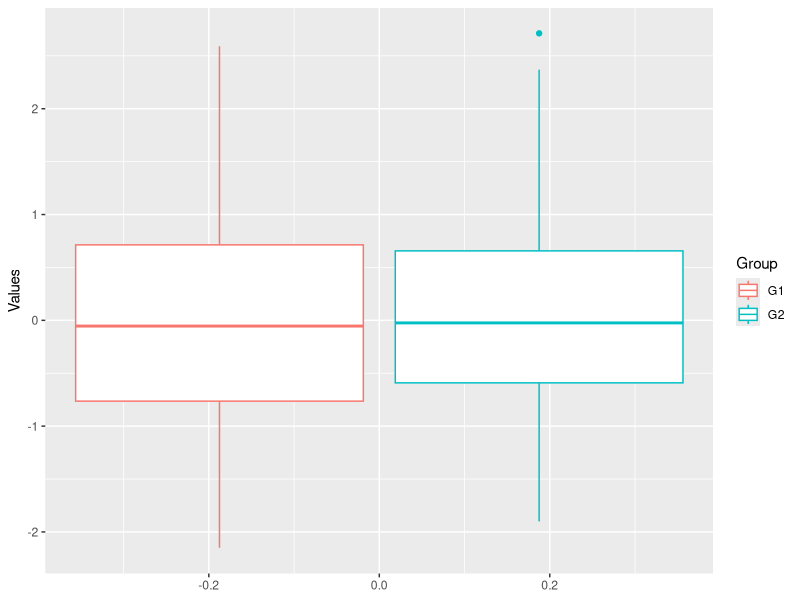
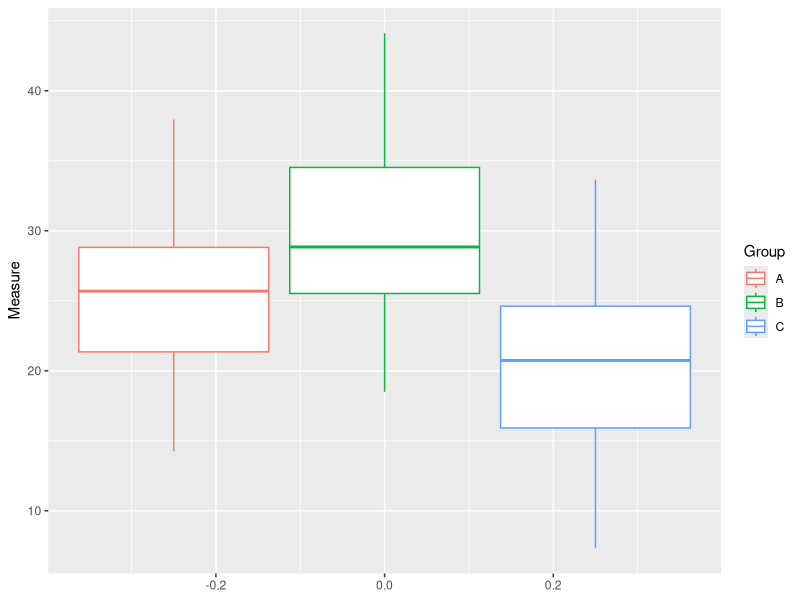

These charts were generated, in order, by the following R code:

# title: Statistical tests
# author: Audrey Baguette (Workshop Lead)
# based on material by Alex Diaz-Papkovich and Adrien Osakwe
# date:  2025-09-09
library(tidyverse)

############################
# Two-samples t-test
############################
# 1- First, we create two random samples from Normal distributions
set.seed(20221011) # Seed for reproducibility
n <- 100 # Sample size

mu1 <- 0 # Mean of sample 1
mu2 <- 0.1 # Mean of sample 2

sd1 <- 1 # Standard deviation 1
sd2 <- 1 # Standard deviation 2

# Generate two samples of of size n of normally-distributed data.
# Sample x1 has a mean of mu1 and standard deviation sd1
# Sample x2 has a mean of mu2 and standard deviation sd2
x1 <- rnorm(n, mu1, sd1)
x2 <- rnorm(n, mu2, sd2)

# 2- We can take a look at the data with boxplots
x_df <- data.frame(Values = c(x1,x2),
                   Group = c(rep('G1',n),rep('G2',n)))
ggplot(x_df) + geom_boxplot(aes(y = Values, color = Group))

# 3- t-test
t.test(x1, x2)

# 4- The result of the test is influenced by the sample size
x3 <- rnorm(10000, mu1, sd1)
x4 <- rnorm(10000, mu2, sd2)
t.test(x3, x4)

# 5- We can also do a one-sided test
# Check if group2 is greater than group1 (aka the difference 1-2 is smaller)
t.test(x1, x2, alternative = 'less')


############################
# ANOVA
############################
# 1- Create mutliple datasets
set.seed(20221011)

# Our artificial data will have three different means
m1 <- rnorm(30, mean = 25, sd = 5)
m2 <- rnorm(30, mean = 30, sd = 6)
m3 <- rnorm(30, mean = 22, sd = 7)

ms <- c(m1, m2, m3) # Combine our three measures into one vector

# Our vector of group labels A, B, and C
ls <- as.factor(c(rep("A",30),rep("B",30),rep("C",30)))

# 2- Visualize the data
df_anova <- data.frame(Measure = ms, Group = ls)
ggplot(df_anova) + geom_boxplot(aes(y = Measure, color = Group))

# 3- ANOVA
results_aov <- aov(Measure ~ Group, data = df_anova)
summary(results_aov)
# We can look at the coefficients to find the difference across groups
results_aov$coefficients


############################
# Hands-on
############################
# 1- ANOVA vs multiple t-tests
# Data PlantGrowth has multiple groups: one control and two treatments
head(PlantGrowth)
# Make an ANOVA and consecutive t-tests between the control and each treatment
# Do they lead to the same conclusion?


## Solution



# 2- Multiple testing correction
# Take the co2 dataset (note: not CO2), that records the CO2 level for each month across several years
# We want to test if the CO2 levels from 1959 to 1978 were lower than those between 1979 and 1997
# for each month separately.
# Then, we correct for multiple testing and compare the results (hint: see p.adjust)
# Do the conclusions change?
co2_df <- data.frame(matrix(co2, 39, 12), row.names = as.character(c(1959:1997)))
colnames(co2_df) <- c('Jan', 'Feb', 'Mar', 'Apr', 'May', 'Jun', 'Jul', 'Aug', 'Sep', 'Oct', 'Nov', 'Dec')


## Solution


#
